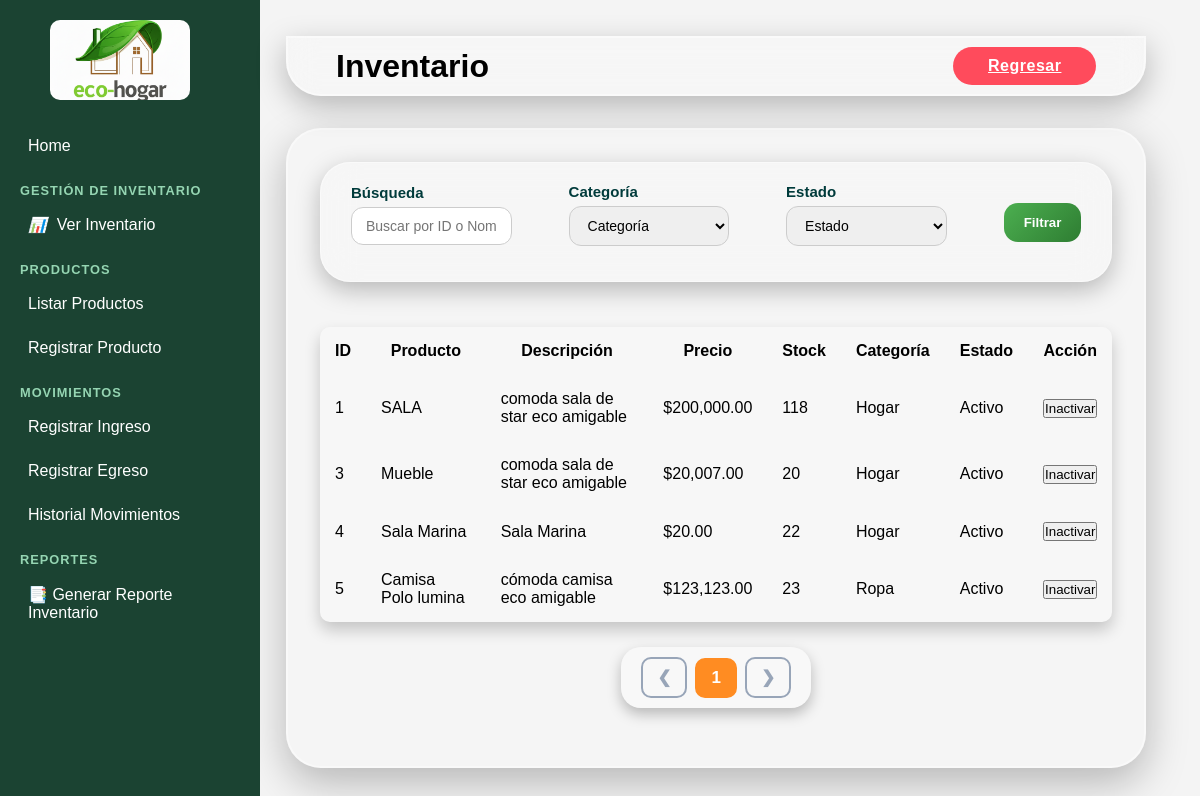
Page /verInventario.php on the committed database.
### tables this page shows
CREATE TABLE `productos` (
  `idPro` int(11) NOT NULL,
  `idCatFK` int(11) NOT NULL,
  `nomPro` varchar(100) NOT NULL,
  `desPro` text NOT NULL,
  `preUni` decimal(10,0) NOT NULL,
  `preVen` decimal(10,0) NOT NULL,
  `FecReg` date NOT NULL,
  `stoAct` int(11) NOT NULL,
  `umbMinSo` int(11) NOT NULL,
  `idEstProEnumFK` int(11) NOT NULL
);

CREATE TABLE `categoria_producto` (
  `idCat` int(11) NOT NULL,
  `nomCat` varchar(100) NOT NULL
);

CREATE TABLE `estado_producto` (
  `idEst` int(3) NOT NULL,
  `nomEst` varchar(50) NOT NULL
);

### logica/logica-verInventario.php (called while the page is built, shortened)
<?php
include_once __DIR__ . '/../conexion/conexion.php';
$mensaje = "";
$tipo = "";
$registrosPorPagina = 10;
$paginaActual = isset($_GET['pagina']) ? intval($_GET['pagina']) : 1;
$paginaActual = max(1, $paginaActual);
$offset = ($paginaActual - 1) * $registrosPorPagina;
$where = "WHERE 1=1";
$sql = "
SELECT p.idPro, p.nomPro, p.desPro, p.preUni, p.stoAct,
       c.nomCat,
       ep.nomEst AS estado_nombre,
       p.idEstProEnumFK AS estado_id
FROM productos p
INNER JOIN categoria_producto c ON p.idCatFK = c.idCat
INNER JOIN estado_producto ep ON p.idEstProEnumFK = ep.idEst
$where
ORDER BY p.idPro ASC
LIMIT $registrosPorPagina OFFSET $offset
";
$resultado = $conexion->query($sql);
$sqlTotal = "
SELECT COUNT(*) AS total
FROM productos p
$where
";
$totalReg = $conexion->query($sqlTotal)->fetch_assoc()['total'];
$totalPaginas = ceil($totalReg / $registrosPorPagina);
$categorias = $conexion->query("SELECT * FROM categoria_producto");
return [
    "resultado"      => $resultado,
    "categorias"     => $categorias,
    "mensaje"        => $mensaje,
    "tipo"           => $tipo,
    "paginaActual"   => $paginaActual,
    "totalPaginas"   => $totalPaginas
];

### verInventario.php (the view, shortened to what this page needs)
<?php
$data = include("logica/logica-verInventario.php");
$resultado = $data['resultado'];
$pagina = $data['paginaActual'];
$totalPaginas = $data['totalPaginas'];
?>
<!DOCTYPE html>
<html lang="es">
<head>
    <link rel="stylesheet" href="css/style-verInventario.css">
</head>
<body>
<?php include './components/sidebar.php'; ?>
<main class="content-area">
<header class="topbar">
    <h1>Inventario</h1>
    <a href="inicio.php" class="regresarbtn">Regresar</a>
</header>
<div class="admin-box">
<form method="GET" class="historial-filters">
    <div class="filter-group">
        <label>Búsqueda</label>
        <input type="text" name="buscar" placeholder="Buscar por ID o Nombre"
               value="<?= $_GET['buscar'] ?? '' ?>">
    </div>
    <div class="filter-group">
        <label>Categoría</label>
        <select name="categoria">
            <option value="0">Categoría</option>
        </select>
    </div>
    <div class="filter-group">
        <label>Estado</label>
        <select name="estado">
            <option value="0">Estado</option>
        </select>
    </div>
    <button type="submit" class="btn-filter">Filtrar</button>
</form>
<table>
    <tr>
        <th>ID</th>
        <th>Producto</th>
        <th>Descripción</th>
        <th>Precio</th>
        <th>Stock</th>
        <th>Categoría</th>
        <th>Estado</th>
        <th>Acción</th>
    </tr>
    <?php while ($fila = $resultado->fetch_assoc()): ?>
        <tr>
            <td><?= $fila['idPro'] ?></td>
            <td><?= $fila['nomPro'] ?></td>
            <td><?= $fila['desPro'] ?></td>
            <td>$<?= number_format($fila['preUni'], 2) ?></td>
            <td><?= $fila['stoAct'] ?></td>
            <td><?= $fila['nomCat'] ?></td>
            <td><?= $fila['estado_nombre'] ?></td>
            <td>
                <form method="POST" action="verInventario.php">
                    <?php if ($fila['estado_id'] == 1): ?>
                        <button type="submit" name="cambiar_estado" class="btn-inactivar">
                            Inactivar
                        </button>
                    <?php endif; ?>
                </form>
            </td>
        </tr>
    <?php endwhile; ?>
</table>
<div class="pagination">
    <?php if ($pagina > 1): ?>
        <a href="?pagina=<?= $pagina - 1 ?>&buscar=<?= $_GET['buscar'] ?? '' ?>&categoria=<?= $_GET['categoria'] ?? 0 ?>&estado=<?= $_GET['estado'] ?? 0 ?>">
            &#10094;
        </a>
    <?php else: ?>
        <span class="disabled">&#10094;</span>
    <?php endif; ?>
    <?php for ($i = 1; $i <= $totalPaginas; $i++): ?>
        <?php if ($i == $pagina): ?>
            <span class="active"><?= $i ?></span>
        <?php else: ?>
            <a href="?pagina=<?= $i ?>&buscar=<?= $_GET['buscar'] ?? '' ?>&categoria=<?= $_GET['categoria'] ?? 0 ?>&estado=<?= $_GET['estado'] ?? 0 ?>">
                <?= $i ?>
            </a>
        <?php endif; ?>
    <?php endfor; ?>
    <?php if ($pagina < $totalPaginas): ?>
        <a href="?pagina=<?= $pagina + 1 ?>&buscar=<?= $_GET['buscar'] ?? '' ?>&categoria=<?= $_GET['categoria'] ?? 0 ?>&estado=<?= $_GET['estado'] ?? 0 ?>">
            &#10095;
        </a>
    <?php else: ?>
        <span class="disabled">&#10095;</span>
    <?php endif; ?>
</div>
</div>
</main>
</body>
</html>

### css/style-verInventario.css (style rules this page uses)
* { margin: 0; padding: 0; box-sizing: border-box; font-family: 'Segoe UI', Tahoma, Geneva, Verdana, sans-serif; }
body { background: linear-gradient(135deg, #00f8b6 0%, #006e93 100%); min-height: 100vh; display: flex; flex-direction: column; align-items: center; padding: 1rem; }
header { background: rgba(255, 255, 255, 0.2); backdrop-filter: blur(15px); width: 98%; max-width: 2000px; min-height: 60px; display: flex; align-items: center; justify-content: space-between; border-radius: 0 0 35px 35px; border: 2px solid rgba(255,255,255,0.4); box-shadow: 0 10px 30px rgba(0,0,0,0.25); padding: 0.5rem 3rem; gap: 2rem; }
.regresarbtn { background: #ff4b5c; border: none; color: white; padding: 10px 35px; border-radius: 25px; cursor: pointer; font-size: 1rem; font-weight: 600; letter-spacing: 0.5px; transition: all 0.3s ease; }
.content-area { margin-left: 250px; padding: 20px; width: calc(100% - 250px); }
.admin-box { width: 98%; max-width: 2000px; min-height: 80vh; width: 98%; max-width: 2000px; min-height: 80vh; margin-top: 2rem; padding: 2rem; display: flex; flex-direction: column; justify-content: flex-start; padding-bottom: 40px; align-items: center; border-radius: 35px; border: 2px solid rgba(255,255,255,0.4); background: rgba(255,255,255,0.1); box-shadow: 0 15px 40px rgba(0,0,0,0.25); }
.filter-group { margin-bottom: 15px; }
.filter-group label { display: block; margin-bottom: 5px; font-weight: bold; }
.filter-group select, .filter-group input { width: 100%; padding: 8px; border: 1px solid #ccc; border-radius: 4px; box-sizing: border-box; }
.historial-filters { display: flex; align-items: center; justify-content: space-between; width: 100%; background: rgba(255, 255, 255, 0.18); backdrop-filter: blur(18px) ; -webkit-backdrop-filter: blur(18px) ; padding: 20px 30px; border-radius: 30px; border: 1px solid rgba(255, 255, 255, 0.35); box-shadow: 0 8px 25px rgba(0, 0, 0, 0.25); margin-bottom: 25px; gap: 40px; }
.filter-group { display: flex; flex-direction: column; width: 22%; }
.filter-group label { font-weight: bold; font-size: 15px; color: #003b3b; margin-bottom: 6px; }
.filter-group input, .filter-group select { width: 100%; padding: 10px 14px; border-radius: 12px; border: 1px solid #ccc; font-size: 14px; outline: none; transition: 0.3s ease; }
.btn-filter { padding: 12px 20px; background: linear-gradient(135deg, #4CAF50, #2e7d32); color: white; border: none; border-radius: 14px; cursor: pointer; font-weight: 600; transition: 0.3s ease; }
table { padding: 80px; width: 100%; border-collapse: collapse; margin-top: 20px; justify-self: top; align-self: flex-start; background: rgba(255, 255, 255, 0.2); border-radius: 10px; overflow: hidden; box-shadow: 0 8px 16px rgba(0,0,0,0.2); }
table th { padding: 15px; }
table td { padding: 15px; }
.pagination { display: flex; align-items: center; gap: 8px; margin-top: 25px; padding: 10px 20px; background: rgba(255,255,255,0.3); border-radius: 20px; box-shadow: 0 6px 14px rgba(0,0,0,0.25); }
.pagination a, .pagination span { padding: 8px 14px; border-radius: 10px; font-size: 17px; font-weight: 600; text-decoration: none; color: #0a2a5a; border: 2px solid #0a2a5a; transition: 0.25s; }
.pagination .active { background: #ff8c22; color: white !important; border-color: #ff8c22; }
.pagination .disabled { opacity: 0.4; pointer-events: none; }
table { padding: 0; width: 100%; }

### css/sidebar.css (style rules this page uses)
* { margin: 0; padding: 0; box-sizing: border-box; font-family: "Poppins", sans-serif; }
body { display: flex; background: #f4f4f4; }

### rows in the picture
productos: idPro "1", nomPro "SALA", desPro "comoda sala de star eco amigable", preUni "200,000.00", stoAct "118", idCatFK.nomCat "Hogar", idEstProEnumFK.nomEst "Activo", shows "Inactivar"
productos: idPro "3", nomPro "Mueble", desPro "comoda sala de star eco amigable", preUni "20,007.00", stoAct "20", idCatFK.nomCat "Hogar", idEstProEnumFK.nomEst "Activo", shows "Inactivar"
productos: idPro "4", nomPro "Sala Marina", desPro "Sala Marina", preUni "20.00", stoAct "22", idCatFK.nomCat "Hogar", idEstProEnumFK.nomEst "Activo", shows "Inactivar"
productos: idPro "5", nomPro "Camisa Polo lumina", desPro "cómoda camisa eco amigable", preUni "123,123.00", stoAct "23", idCatFK.nomCat "Ropa", idEstProEnumFK.nomEst "Activo", shows "Inactivar"
